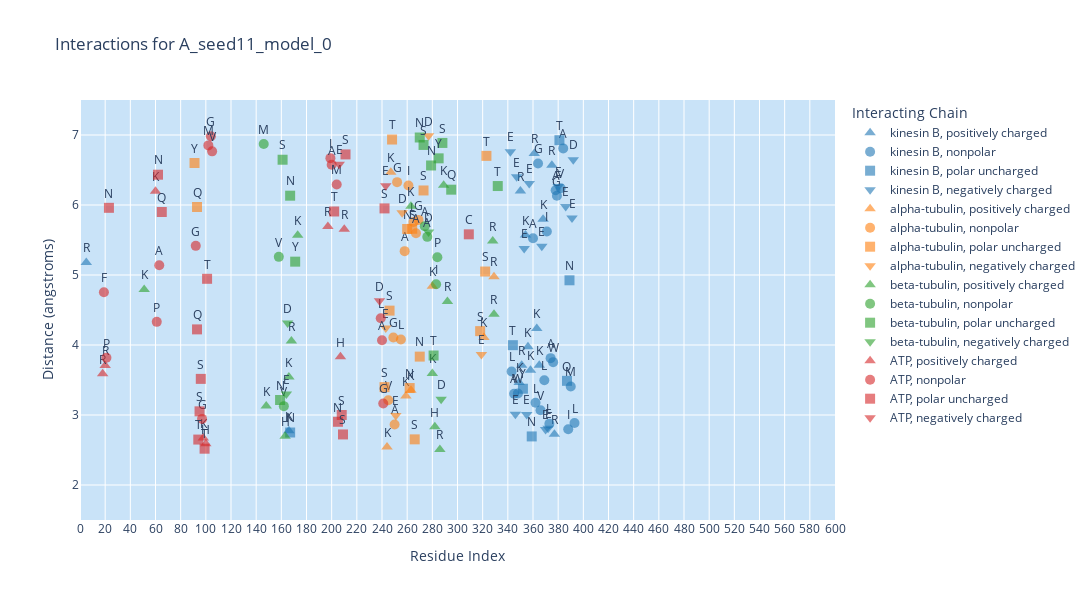
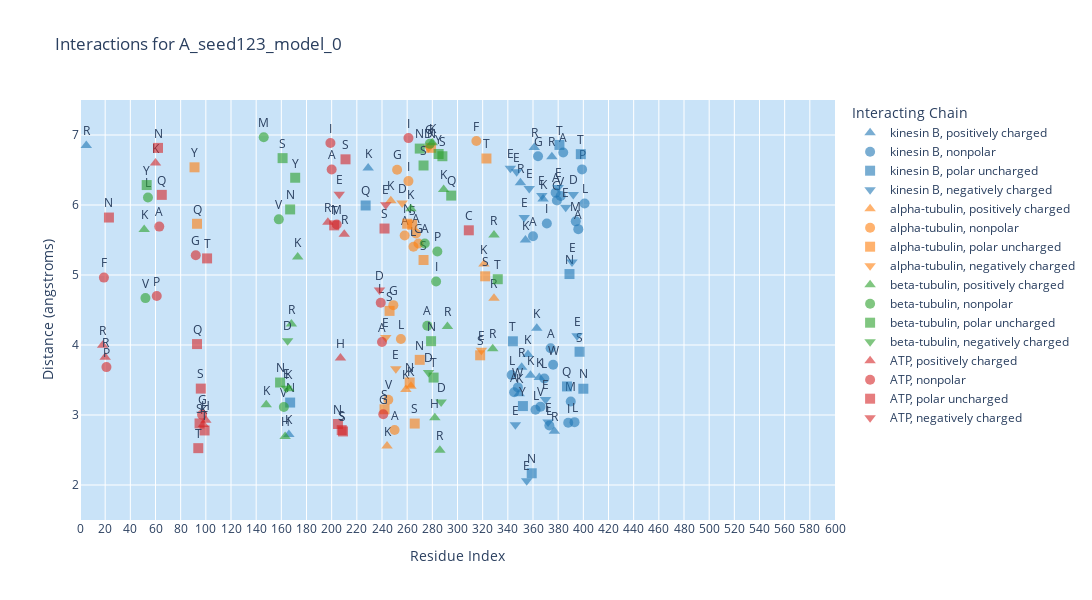
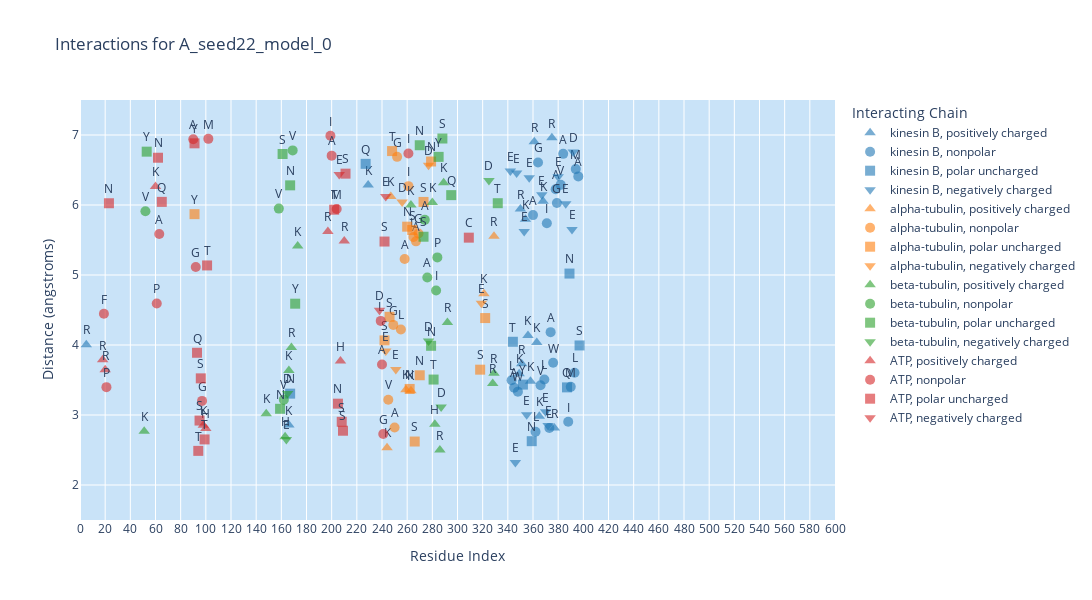
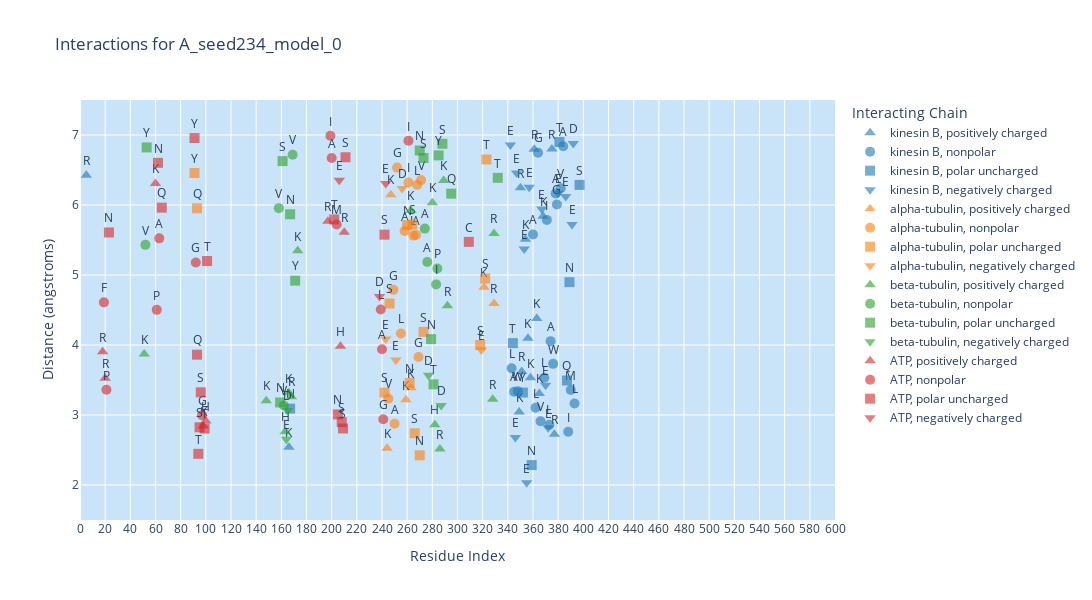

Notebook source saved alongside these figures, in order:
### Code cell
# Define the path to the CSV file
csv_file_path = "../../data/3d_predictions/chimeras_5seeds/interactions_chimeras.csv"

# Process the DataFrame
df_processed = process_dataframe(csv_file_path)

# Define the threshold value for distance filtering
distance_threshold = 7

# Create and display the plots with specified x-axis range, interacting chains, and files to plot
xaxis_range = [0, 600]  # Example x-axis range
yaxis_range = [1.5, distance_threshold + 0.5]
interacting_chains = ['ATP', 'beta-tubulin', 'alpha-tubulin', 'kinesin B']  # Example interacting chains to display

files_to_plot =  ['A', 'H']  # Example files to plot

plots = create_plots(df_processed, distance_threshold, xaxis_range=xaxis_range, yaxis_range=yaxis_range, interacting_chains=interacting_chains[:4], files_to_plot=files_to_plot, chimeras=True)
